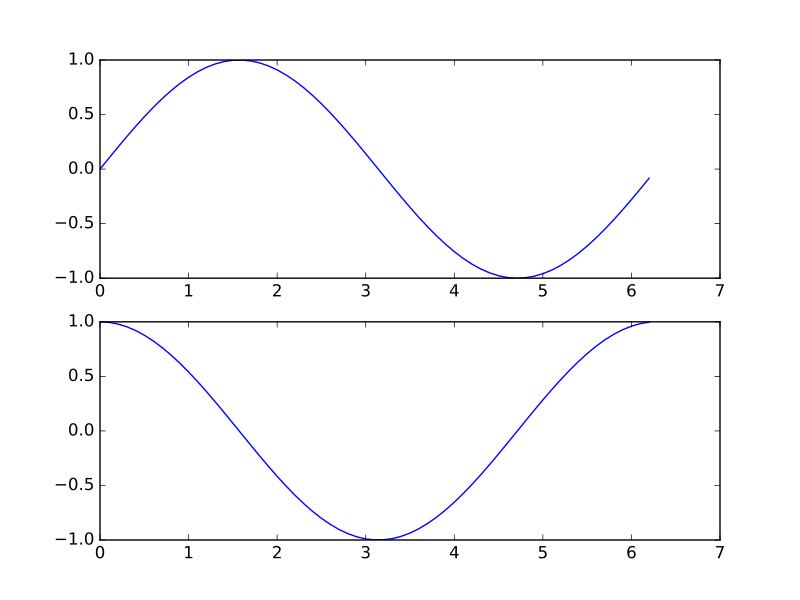

Generate this figure with Python:
x = np.arange(0, np.pi * 2, 0.1)
fig, axes = plt.subplots(2, 1)
axes[0].plot(x, np.sin(x))
axes[1].plot(x, np.cos(x))
# [...]
